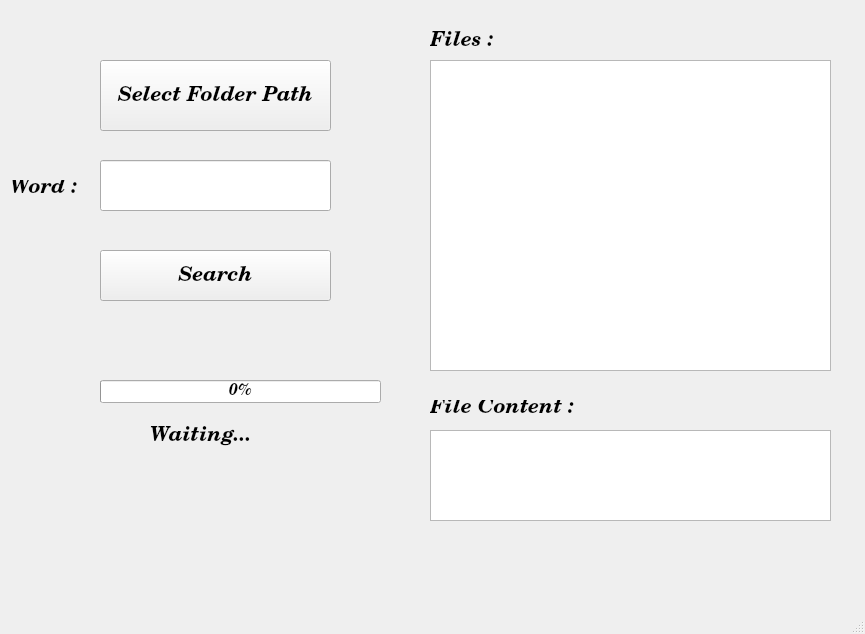
<?xml version="1.0" encoding="UTF-8"?>
<ui version="4.0">
 <class>Text_Search</class>
 <widget class="QMainWindow" name="Text_Search">
  <property name="geometry">
   <rect>
    <x>0</x>
    <y>0</y>
    <width>865</width>
    <height>634</height>
   </rect>
  </property>
  <property name="font">
   <font>
    <weight>50</weight>
    <bold>false</bold>
   </font>
  </property>
  <property name="windowTitle">
   <string>Text_Search</string>
  </property>
  <widget class="QWidget" name="centralwidget">
   <widget class="QPushButton" name="pushButton">
    <property name="geometry">
     <rect>
      <x>100</x>
      <y>60</y>
      <width>231</width>
      <height>71</height>
     </rect>
    </property>
    <property name="font">
     <font>
      <family>Century Schoolbook</family>
      <pointsize>16</pointsize>
      <weight>75</weight>
      <italic>true</italic>
      <bold>true</bold>
     </font>
    </property>
    <property name="text">
     <string>Select Folder Path</string>
    </property>
    <property name="autoDefault">
     <bool>false</bool>
    </property>
    <property name="default">
     <bool>false</bool>
    </property>
    <property name="flat">
     <bool>false</bool>
    </property>
   </widget>
   <widget class="QLabel" name="label">
    <property name="geometry">
     <rect>
      <x>150</x>
      <y>420</y>
      <width>111</width>
      <height>31</height>
     </rect>
    </property>
    <property name="font">
     <font>
      <family>Century Schoolbook</family>
      <pointsize>16</pointsize>
      <weight>75</weight>
      <italic>true</italic>
      <bold>true</bold>
     </font>
    </property>
    <property name="text">
     <string>Waiting...</string>
    </property>
   </widget>
   <widget class="QProgressBar" name="progressBar">
    <property name="geometry">
     <rect>
      <x>100</x>
      <y>380</y>
      <width>281</width>
      <height>23</height>
     </rect>
    </property>
    <property name="font">
     <font>
      <family>Century Schoolbook</family>
      <pointsize>12</pointsize>
      <weight>75</weight>
      <italic>true</italic>
      <bold>true</bold>
     </font>
    </property>
    <property name="value">
     <number>0</number>
    </property>
    <property name="textVisible">
     <bool>true</bool>
    </property>
    <property name="invertedAppearance">
     <bool>false</bool>
    </property>
   </widget>
   <widget class="QLineEdit" name="lineEdit">
    <property name="geometry">
     <rect>
      <x>100</x>
      <y>160</y>
      <width>231</width>
      <height>51</height>
     </rect>
    </property>
   </widget>
   <widget class="QLabel" name="label_2">
    <property name="geometry">
     <rect>
      <x>10</x>
      <y>180</y>
      <width>101</width>
      <height>16</height>
     </rect>
    </property>
    <property name="font">
     <font>
      <family>Century Schoolbook</family>
      <pointsize>16</pointsize>
      <weight>75</weight>
      <italic>true</italic>
      <bold>true</bold>
     </font>
    </property>
    <property name="text">
     <string>Word :</string>
    </property>
   </widget>
   <widget class="QPushButton" name="pushButton_2">
    <property name="geometry">
     <rect>
      <x>100</x>
      <y>250</y>
      <width>231</width>
      <height>51</height>
     </rect>
    </property>
    <property name="font">
     <font>
      <family>Century Schoolbook</family>
      <pointsize>16</pointsize>
      <weight>75</weight>
      <italic>true</italic>
      <bold>true</bold>
     </font>
    </property>
    <property name="text">
     <string>Search</string>
    </property>
   </widget>
   <widget class="QLabel" name="label_3">
    <property name="geometry">
     <rect>
      <x>430</x>
      <y>20</y>
      <width>81</width>
      <height>41</height>
     </rect>
    </property>
    <property name="font">
     <font>
      <family>Century Schoolbook</family>
      <pointsize>16</pointsize>
      <weight>75</weight>
      <italic>true</italic>
      <bold>true</bold>
     </font>
    </property>
    <property name="text">
     <string>Files :</string>
    </property>
   </widget>
   <widget class="QListWidget" name="listWidget">
    <property name="geometry">
     <rect>
      <x>430</x>
      <y>60</y>
      <width>401</width>
      <height>311</height>
     </rect>
    </property>
   </widget>
   <widget class="QLabel" name="label_4">
    <property name="geometry">
     <rect>
      <x>430</x>
      <y>400</y>
      <width>161</width>
      <height>16</height>
     </rect>
    </property>
    <property name="font">
     <font>
      <family>Century Schoolbook</family>
      <pointsize>16</pointsize>
      <weight>75</weight>
      <italic>true</italic>
      <bold>true</bold>
     </font>
    </property>
    <property name="text">
     <string>File Content :</string>
    </property>
   </widget>
   <widget class="QTextEdit" name="textEdit">
    <property name="geometry">
     <rect>
      <x>430</x>
      <y>430</y>
      <width>401</width>
      <height>91</height>
     </rect>
    </property>
   </widget>
  </widget>
  <widget class="QMenuBar" name="menubar">
   <property name="geometry">
    <rect>
     <x>0</x>
     <y>0</y>
     <width>865</width>
     <height>21</height>
    </rect>
   </property>
  </widget>
  <widget class="QStatusBar" name="statusbar"/>
 </widget>
 <resources/>
 <connections/>
</ui>
